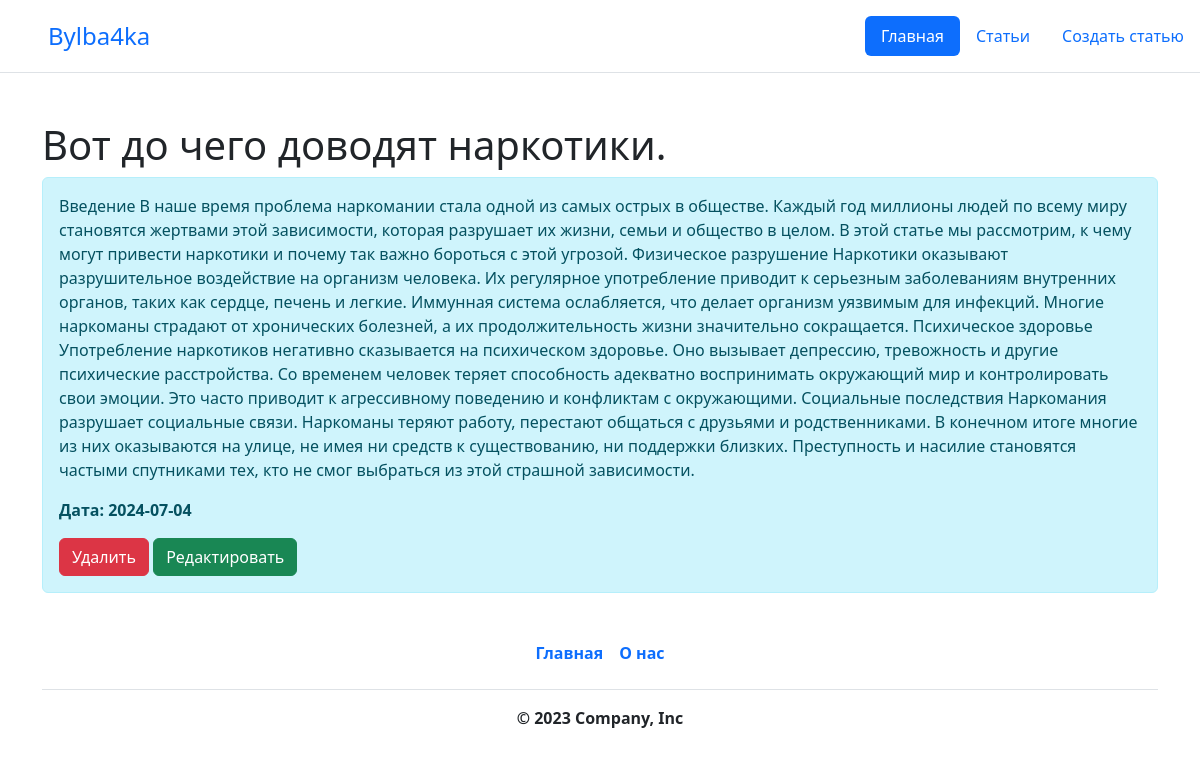
Page /posts/3 on the committed database.
### main.py (models this page shows, shortened)
class Article(db.Model):
    id = db.Column(db.Integer, primary_key=True)
    title = db.Column(db.String(100), nullable=False)
    intro = db.Column(db.String(300), nullable=False)
    text = db.Column(db.Text, nullable=False)
    date = db.Column(db.DateTime, default=datetime.utcnow)

### main.py (the view)
@main.route('/posts/<int:id>')
def post_detail(id):
    article = Article.query.get(id)
    return render_template('post_detail.html', article=article)

### templates/post_detail.html (shortened to what this page needs)
{% extends 'base.html' %}
{% block body %}
<div class='container mt-5'>
    <h1>{{ article.title }}</h1>
    <div class="alert alert-info">
        <p>{{article.text}}</p>
        <p><b>Дата: {{ article.date.date() }}<b></p>
            <a href="/posts/{{ article.id }}/delete" class="btn btn-danger">Удалить</a>
            <a href="/posts/{{ article.id }}/update" class="btn btn-success">Редактировать</a>
    </div>
</div>
{% endblock %}

### rows in the picture
Article: title "Вот до чего доводят наркотики.", text "Введение В наше время проблема наркомании стала одной из самых острых в обществе. Каждый год миллионы людей по всему миру становятся жертвами этой зависимости, которая разрушает их жизни, семьи и общество в целом. В этой статье мы рассмотрим, к чему могут привести наркотики и почему так важно бороться с этой угрозой. Физическое разрушение Наркотики оказывают разрушительное воздействие на организм человека. Их регулярное употребление приводит к серьезным заболеваниям внутренних органов, таких как сердце, печень и легкие. Иммунная система ослабляется, что делает организм уязвимым для инфекций. Многие наркоманы страдают от хронических болезней, а их продолжительность жизни значительно…", date "2024-07-04"
